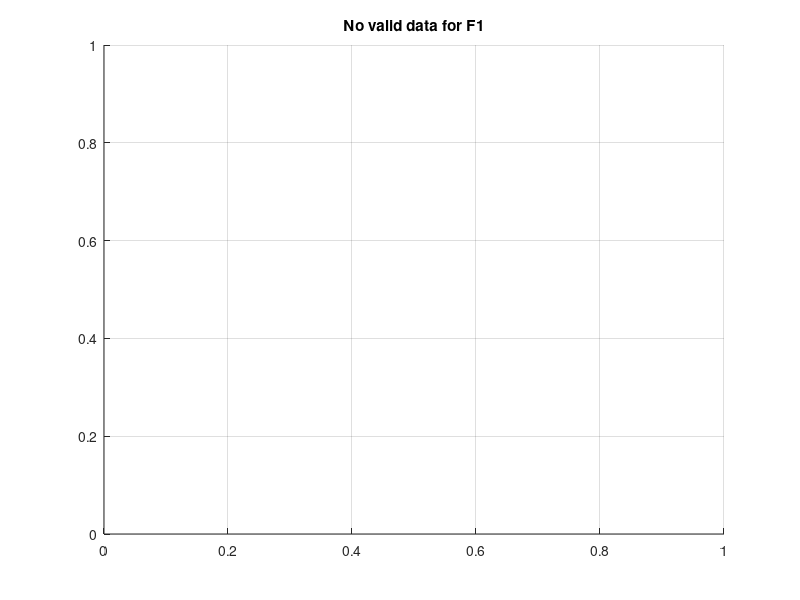
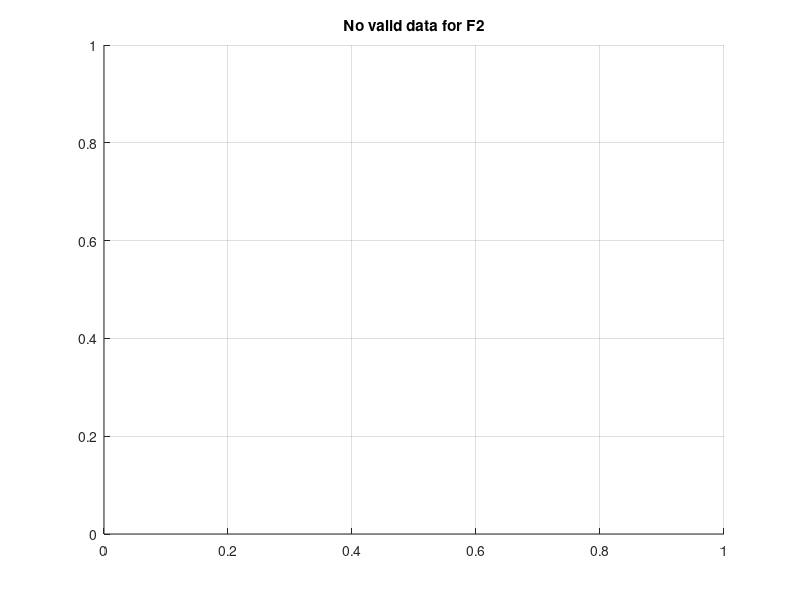
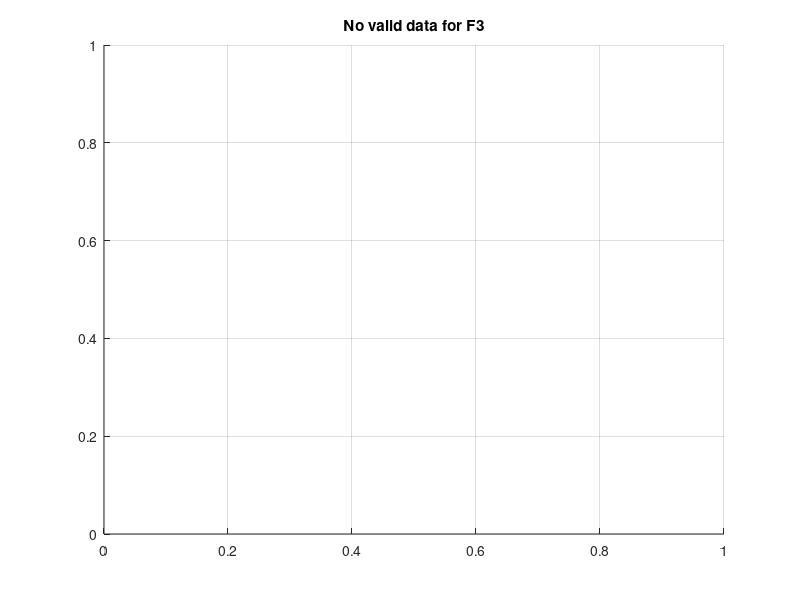
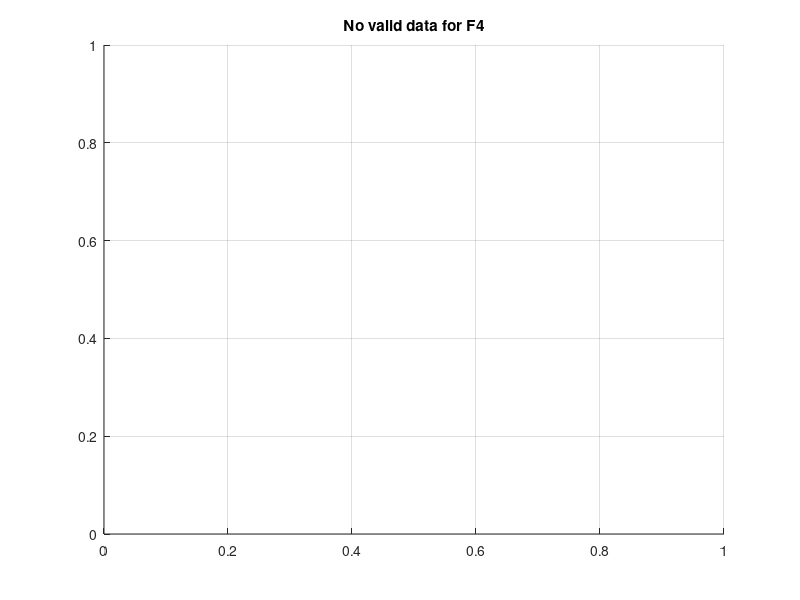

Here is the MATLAB script that generated these plots, in order:
% =======================================================================
% plot_convergence_compare.m
% Plots median convergence curves of all algorithms on one graph
% for each benchmark function (F1–F7).
% =======================================================================

clear; clc; close all;

baseDir = 'C:/Files/Semester_5/projects/PO/Compare_Algos/results_compare';
algos   = {'PO','HPO','SCA','GWO','WOA','TSA','FHO','PSO'};
funcs   = {'F1','F2','F3','F4','F5','F6','F7'};
colors  = {'r','b','m','g','c','k','y',[0.5 0.2 0.9]};  % distinguishable colors
MaxIter = 500;   % adjust if needed
outDir  = fullfile(baseDir, 'Convergence_Plots');
if ~exist(outDir,'dir'), mkdir(outDir); end

% ----------------- safe plotting loop -----------------
for f = 1:numel(funcs)
    F = funcs{f};
    figure('Name',F,'Position',[100 100 900 500]); hold on; grid on;
    legendEntries = {};
    plottedAny = false;

    for a = 1:numel(algos)
        algo = algos{a};
        file = fullfile(baseDir, algo, [F '_results.mat']);
        if ~exist(file,'file')
            warning('Missing file for %s - %s', algo, F);
            continue;
        end

        S = load(file);

        if ~isfield(S,'all_curves')
            warning('No numeric field ''all_curves'' in %s', file);
            continue;
        end

        curves = S.all_curves;

        % Validate curves
        if ~isnumeric(curves) || ndims(curves)~=2
            warning('Skipping %s: all_curves not a numeric 2-D array (size=%s).', file, mat2str(size(curves)));
            continue;
        end

        [R,C] = size(curves);
        if R <= 0 || C <= 0
            warning('Skipping %s: empty array.', file);
            continue;
        end
        if C > 1e6
            warning('Skipping %s: too many iterations (%d).', file, C);
            continue;
        end

        % compute median (ignore NaNs)
        medCurve = median(curves,1,'omitnan');    % 1 x C

        % fix non-positive values for log plot
        posVals = medCurve(medCurve>0);
        if isempty(posVals)
            % no positive values at all: replace with eps
            medCurve(:) = eps;
            warning('all non-positive median values in %s; using eps placeholders', file);
        else
            minPos = min(posVals);
            % replace zeros/nonpositive by a fraction of smallest positive (keeps scale)
            medCurve(medCurve <= 0) = minPos * 1e-3;
        end

        % final safety: ensure medCurve is a row vector of reasonable length
        medCurve = medCurve(:)';
        if numel(medCurve) > 1000000
            warning('Skipping %s: medCurve length too big (%d).', file, numel(medCurve));
            continue;
        end

        % plot
        try
            semilogy(1:numel(medCurve), medCurve, 'Color', colors{a}, 'LineWidth',1.5);
            legendEntries{end+1} = algo; %#ok<SAGROW>
            plottedAny = true;
        catch ME
            warning('Plot failed for %s: %s', file, ME.message);
            continue;
        end
    end

    if ~plottedAny
        title(sprintf('No valid data for %s', F));
    else
        xlabel('Iteration');
        ylabel('Best-so-far Fitness (log scale)');
        title(sprintf('Convergence comparison on %s', F));
        legend(legendEntries, 'Location','bestoutside');
    end

    saveas(gcf, fullfile(outDir, [F '_Convergence.png']));
    close;
end


fprintf('✅ All convergence comparison plots saved to: %s\n', outDir);
